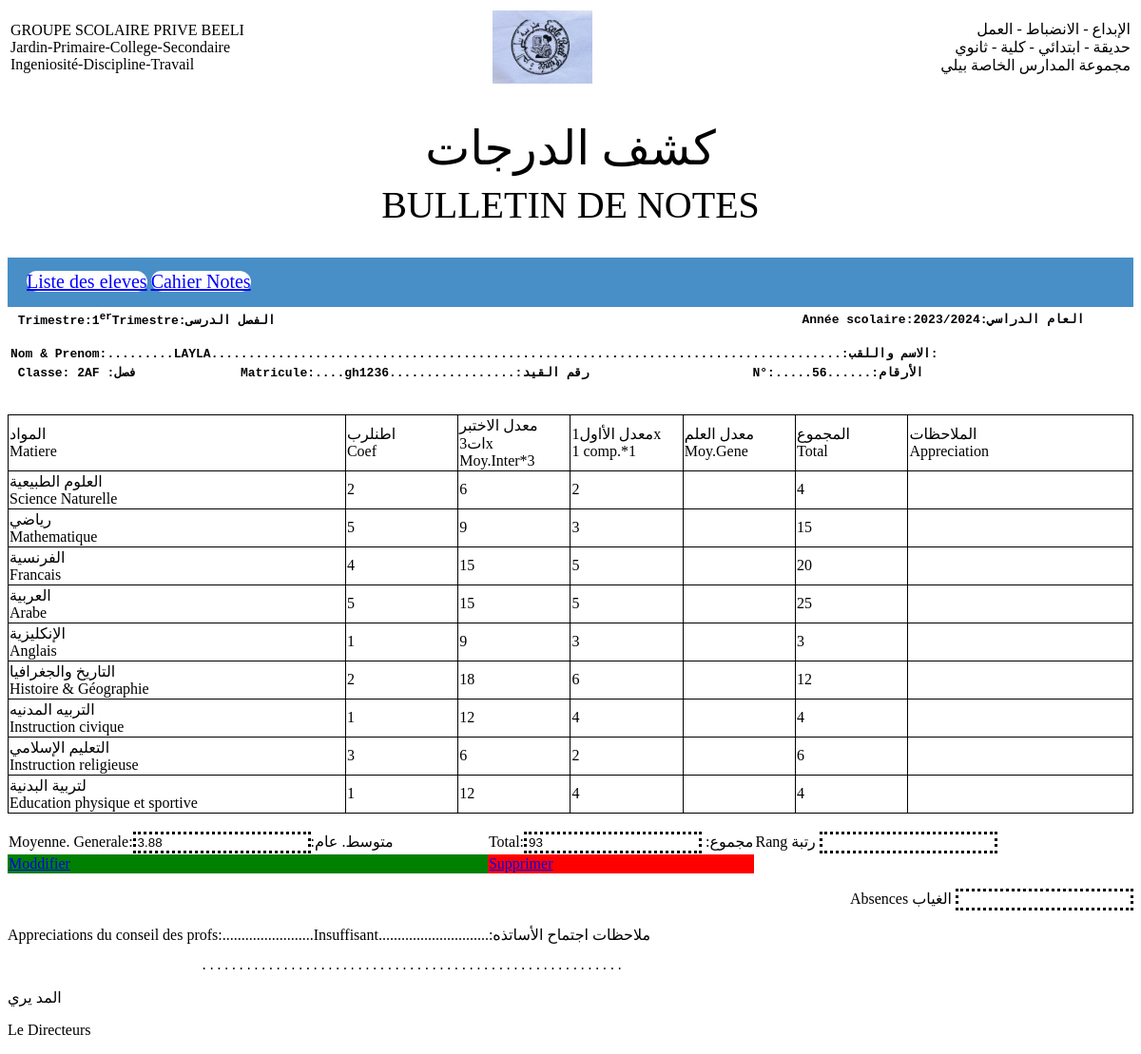
Screenshot of /bulletin.php?id=gh1236 with the database file from the repository.
### tables this page shows
CREATE TABLE `etudiant` (
  `nom` varchar(200) NOT NULL,
  `matricule` varchar(255) NOT NULL,
  `classe` varchar(150) NOT NULL,
  `rim` int(11) NOT NULL,
  `sc` int(11) NOT NULL,
  `maths` int(11) NOT NULL,
  `fr` int(11) NOT NULL,
  `ang` int(11) NOT NULL,
  `ar` int(11) NOT NULL,
  `hg` int(11) NOT NULL,
  `ic` int(11) NOT NULL,
  `ir` int(11) NOT NULL,
  `eps` int(11) NOT NULL
);

### bulletin.php (the view, shortened to what this page needs)
<html>
    <head>
	<link href="style.css" rel="stylesheet">
	<link href="styl.css" rel="stylesheet">
    </head>
    <body>
	<?php
include( "connexion.php");
$id = $_GET['id'];
$requete = mysqli_query($connexion,"SELECT * FROM `etudiant` WHERE matricule ='$id '");
$row = mysqli_fetch_array($requete);
?>
        <table width="100%" id="tete" >
			<tr>
				<td width="40%">GROUPE SCOLAIRE PRIVE BEELI </br>     Jardin-Primaire-College-Secondaire </br> Ingeniosité-Discipline-Travail</td>
				<td width="15%"><center><img src="PIC2.JPG" height="50" width="50" id="img"></center></td>
				<td width="45%" align="right"> الإبداع - الانضباط - العمل </br>حديقة - ابتدائي - كلية - ثانوي</br>مجموعة المدارس الخاصة بيلي</td>
			</tr>
        </table>
        <div>
			<br>
			<p style="text-align:center; font-size:50px; font-family:Arial Black;
			">كشف الدرجات</p>
			<p style="text-align:center; font-size:40px; font-family:Arial Black;
			">BULLETIN DE NOTES</p>
           </br></div>
		   <nav>
    <div class="onglets">
    <a href="liste.php"  title="Liste"  id="lien-liste">Liste des eleves</a>
    <a href="auth.php?page=insert" title="Insert"  id="lien-accueil">Cahier Notes</a>
</div>
</nav>
		   <table>
		   <tr>
		   <td width="30%"> <pre><b > Trimestre:1<sup>er</sup>Trimestre:الفصل الدرسى</b>                                                                       <b>Année scolaire:<?php echo date('Y')-1 .'/'.date('Y');?>:العام الدراسي </pre></td>
		   </tr>
		   <tr>
		   <td width="30%"> <pre><b contenteditable >Nom & Prenom:.........<?php echo strtoupper($row['nom']);?>.....................................................................................:الاسم واللقب:</b></td>
		   </tr>
		   <tr>
		   <td width="30%"> <pre><b > Classe: <?php echo $row ['classe']?> :فصل</b>              <b>Matricule:....<?php echo $row['matricule']?>.................:رقم القيد</b>                      <b>N°:.....<?php echo $row['rim']?>......:الأرقام       </br>  </pre></td>
		   </tr>
		   </table>
		   <table id="tableau">
		   <tr >
		   <td id="tableau" width="30%"> المواد<br>Matiere</td><td id="tableau" width="10%">اطنلرب <br>Coef</td>
		   <td id="tableau" width="10%">معدل الاختبر ات3x <br>Moy.Inter*3</td>
		   <td id="tableau" width="10%"> معدل الأاول1x<br>1 comp.*1</td>
		   <td id="tableau" width="10%"> معدل العلم<br>Moy.Gene</td>
		   <td id="tableau" width="10%"> المجموع<br>Total</td>
		   <td id="tableau" width="10%"> الملاحظات<br>Appreciation</td>
		   </tr>
		   <tr >
		   <td id="tableau" width="30%">العلوم الطبيعية <br>Science Naturelle</td>
		   <td id="tableau" width="10%"> 2<br></td>
		   <td id="tableau" width="10%"> <?php echo $row['sc']*3;?><br></td>
		   <td id="tableau" width="10%"><?php echo $row['sc'];?> <br></td>
		   <td id="tableau" width="10%"> <br></td>
		   <td id="tableau" width="10%"> <?php echo $row['sc']*2;?> <br></td>
		   <td id="tableau" width="10%"> <br></td>
		   </tr>
		   <tr>
		   <td id="tableau" width="30%">رياضي <br>Mathematique</td>
		   <td id="tableau" width="10%"> 5<br></td>
		   <td id="tableau" width="10%"> <?php echo $row['maths']*3;?> <br></td>
		   <td id="tableau" width="10%"><?php echo $row['maths'];?> <br></td>
		   <td  id="tableau" width="10%"> <br></td>
		   <td id="tableau" width="10%"> <?php echo $row['maths']*5;?> <br></td>
		   <td width="10%"> <br></td>
		   </tr><tr>
		   <td id="tableau" width="30%"> الفرنسية<br>Francais</td>
		   <td id="tableau" width="10%"> 4<br></td>
		   <td id="tableau" width="10%">  <?php echo $row['fr']*3;?><br></td>
		   <td width="10%"> <?php echo $row['fr'];?> <br></td>
		   <td id="tableau" width="10%"> <br></td>
		   <td width="10%"><?php echo $row['fr']*4;?> <br></td>
		   <td id="tableau" width="10%"> <br></td>
		   </tr>
		   <tr>
		   <td id="tableau" width="30%"> العربية<br>Arabe</td>
		   <td id="tableau" width="10%">5 <br></td>
		   <td id="tableau" width="10%"> <?php echo $row['ar']*3;?> <br></td>
		   <td id="tableau" width="10%"><?php echo $row['ar'];?> <br></td>
		   <td width="10%"> <br></td>
		   <td id="tableau" width="10%">  <?php echo $row['ar']*5;?><br></td>
		   <td id="tableau" width="10%"> <br></td>
		   </tr>
		   <tr>
		   <td id="tableau" width="30%"> الإنكليزية<br>Anglais</td>
		   <td id="tableau" width="10%">1 <br></td>
		   <td id="tableau" width="10%">  <?php echo $row['ang']*3;?><br></td>
		   <td id="tableau" width="10%"> <?php echo $row['ang'];?><br></td>
		   <td id="tableau" width="10%"> <br></td>
		   <td id="tableau" width="10%"> <?php echo $row['ang']*1;?> <br></td>
		   <td id="tableau" width="10%"> <br></td>
		   </tr>
		   <tr>
		   <td id="tableau" width="30%">التاريخ والجغرافيا <br>Histoire & Géographie</td>
		   <td id="tableau" width="10%">2 <br></td>
		   <td id="tableau" width="10%">  <?php echo $row['hg']*3;?><br></td>
		   <td id="tableau" width="10%"><?php echo $row['hg'];?> <br></td>
		   <td id="tableau" width="10%"> <br></td>
		   <td id="tableau" width="10%">  <?php echo $row['hg']*2;?><br></td>
		   <td id="tableau" width="10%"> <br></td>
		   </tr>
		   <tr>
		   <td id="tableau"  width="30%"> التربيه المدنيه<br>Instruction civique</td>
		   <td id="tableau" width="10%">1 <br></td>
		   <td id="tableau" width="10%">  <?php echo $row['ic']*3;?><br></td>
		   <td id="tableau" width="10%"><?php echo $row['ic'];?> <br></td>
		   <td id="tableau" width="10%"> <br></td>
		   <td id="tableau" width="10%"> <?php echo $row['ic']*1;?> <br></td>
		   <td id="tableau" width="10%"> <br></td>
		   </tr>
		   <tr>
		   <td id="tableau" width="30%">التعليم الإسلامي <br>Instruction religieuse</td>
		   <td id="tableau" width="10%"> 3 <br></td>
		   <td id="tableau" width="10%"> <?php echo $row['ir']*3;?> <br></td>
		   <td id="tableau" width="10%"><?php echo $row['ir'];?> <br></td>
		   <td id="tableau" width="10%"> <br></td>
		   <td id="tableau" width="10%"> <?php echo $row['ir']*3;?> <br></td>
		   <td id="tableau" width="10%"> <br></td>
		   </tr>
		   <tr>
		   <td id="tableau" width="30%"> لتربية البدنية<br>Education physique et sportive</td>
		   <td id="tableau" width="10%"> 1<br></td>
		   <td id="tableau" width="10%"> <?php echo $row['eps']*3;?> <br></td>
		   <td id="tableau" width="10%"><?php echo $row['eps'];?> <br></td>
		   <td id="tableau" width="10%">  <br></td>
		   <td id="tableau" width="10%">  <?php echo $row['eps']*1;?> <br></td>
		   <td id="tableau" width="20%"> <br></td>
		   </tr>
		   </table>
		           <table  id="foot">
			<tr>
				<?php $S= mysqli_query($connexion,"SELECT SUM(sc*2+maths*5+fr*4+ar*5+ang*1+hg*2+ic*1+ir*3+eps*1)as T FROM `etudiant`  WHERE matricule ='$id'");
				 $total=mysqli_fetch_array($S);?>
				 <?php
				 	$moy = round($total['T']/(24),2);
					if($moy<= 10 && $moy>= 7){
						$appreciation = "Bon travaill";
					}elseif($moy <=6  && $moy>=5){
						$appreciation = "Assey bien";
					}else{
						$appreciation = "Insuffisant";
					}
				 ?>
				<td width="45%">Moyenne. Generale:<input type="text" id="txt" value="<?php echo $moy ;?>">:متوسط. عام </td><td >Total:<input type="text" id="txt" value="<?php echo $total['T']?>">  :مجموع</center></td><td width="30%">Rang       رتبة  <input type="text" id="txt"> </td>
<tr>
			<tr>
			<td style="background-color: green; "><a href="modif.php?id=<?=$row['matricule']?>">Moddifier</a></td>
            <td style="background-color: red; "><a href="sup.php?id=<?=$row['matricule']?>">Supprimer</a></td>
				</tr></table>
							<p align="right" border="solid 1">Absences        الغياب   <input type="text" id="txt"> </p>
			<p>Appreciations du conseil des profs:........................<?php echo $appreciation ?>.............................:ملاحظات اجتماح الأساتذه</p>
			<pre>                          .........................................................</pre>
			<p>المد يري </p>
           <p>Le Directeurs</p>
    </body>
</html>

### style.css (style rules this page uses)
#tableau { border: 1px solid black; border-collapse: collapse; }
#txt { border: dotted ; }
#tete { border: none; font-family:Arial Black; }
#foot { background-color: white; border-collapse:collapse; }
div { line-height: 10px; }
#img { width: 60%; height: 60%; }

### styl.css (style rules this page uses)
nav { display: flex; flex-wrap: wrap; justify-content: space-between; background-color: #488fc7; padding: 20px; position: sticky; top: 0; cursor: pointer; }
nav a { background: white; border-radius: 17px 20px; font-size: 20px; color: blue; }

### rows the page displays
etudiant: nom "LAYLA", classe "2AF", matricule "gh1236", rim "56", $row['sc']*3 "6", sc "2", $row['sc']*2 "4", $row['maths']*3 "9", maths "3", $row['maths']*5 "15", $row['fr']*3 "15", fr "5", $row['fr']*4 "20", $row['ar']*3 "15", ar "5", $row['ar']*5 "25", $row['ang']*3 "9", ang "3", $row['ang']*1 "3", $row['hg']*3 "18", hg "6", $row['hg']*2 "12", $row['ic']*3 "12", ic "4", $row['ic']*1 "4", $row['ir']*3 "6", ir "2", $row['eps']*3 "12", eps "4", $row['eps']*1 "4"

### other values shown
$appreciation "Insuffisant"
